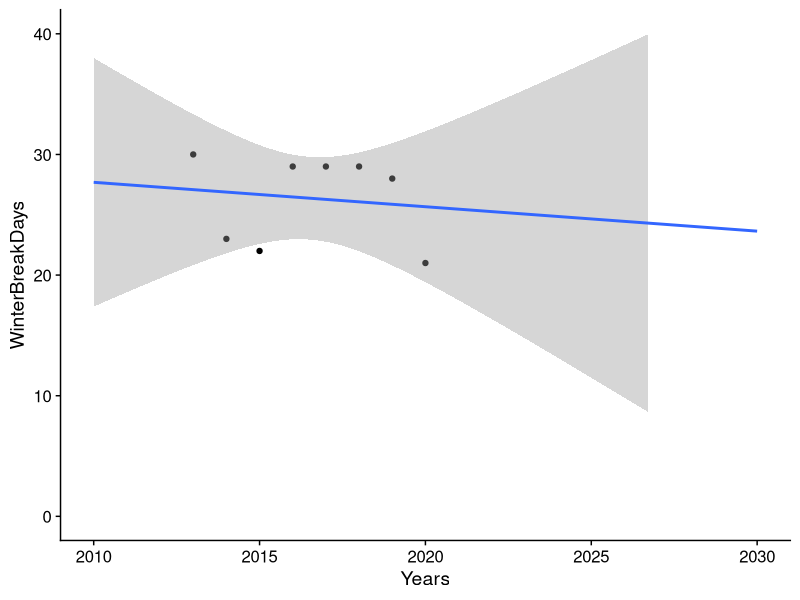

R code for this plot:

Years <- c(2013:2020)
Ended <- as.Date(c("01/16/2013","01/15/2014","01/14/2015","01/19/2016","01/17/2017","01/16/2018","01/14/2019","01/13/2020"), "%m/%d/%Y")
Started <- as.Date(c("12-17-2012","12-23-2013","12-23-2014","12-21-2015","12-19-2016","12-18-2017","12-17-2018","12-23-2019"), "%m-%d-%Y")
WinterBreakDays <- Ended - Started
WinterBreak <- as.data.frame(cbind(Years,Started,Ended))
WinterBreak$WinterBreakDays <- WinterBreak$Ended - WinterBreak$Started
library(ggplot2)
library(cowplot)

ggplot(WinterBreak) +
  aes(x = Years, y = WinterBreakDays) +
  geom_point() +
  theme_cowplot() +
  geom_smooth(method = "lm", fullrange = TRUE) +
  xlim(2010, 2030) +
  ylim(0,40)
